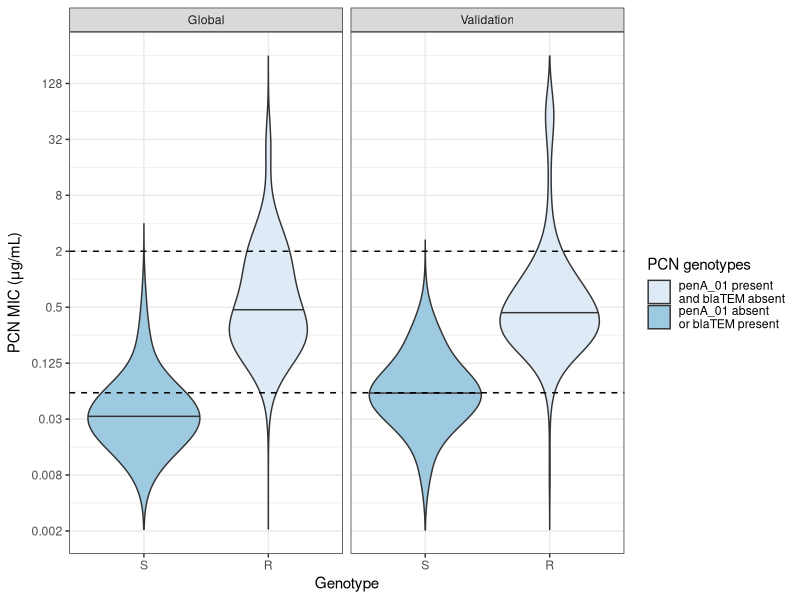
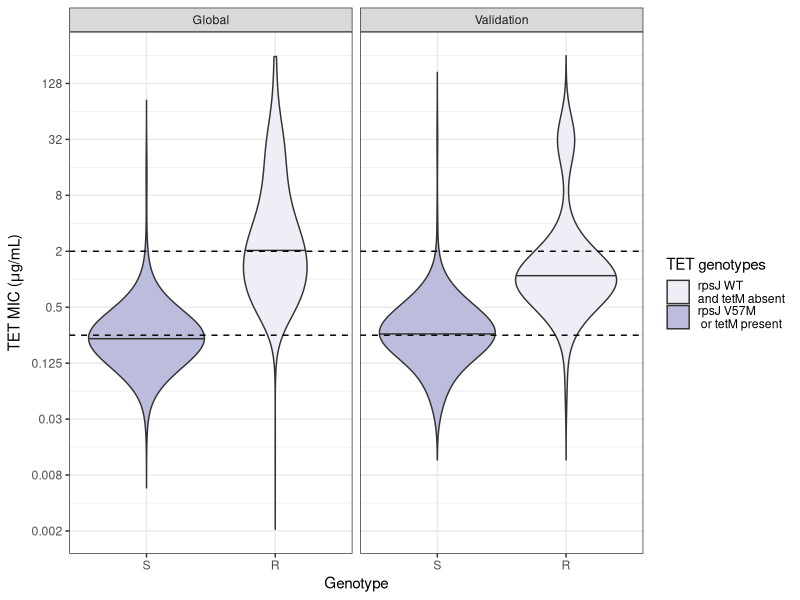
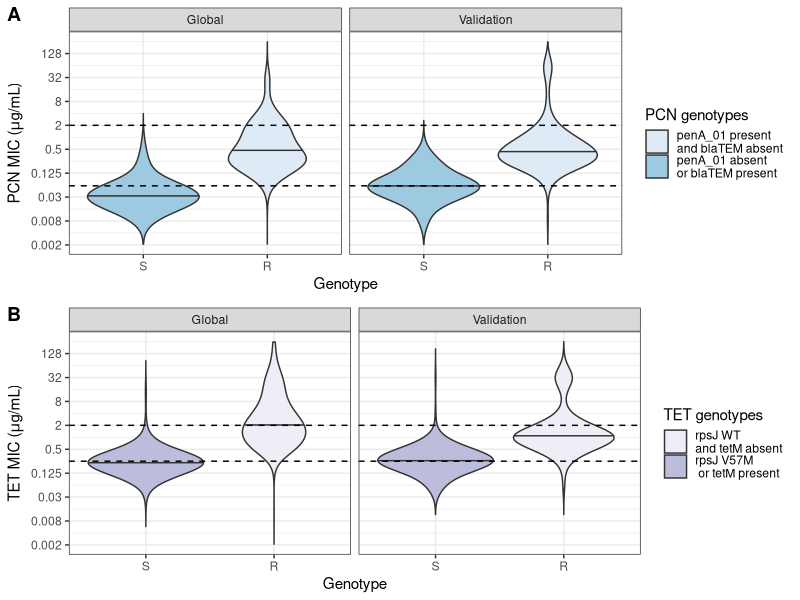
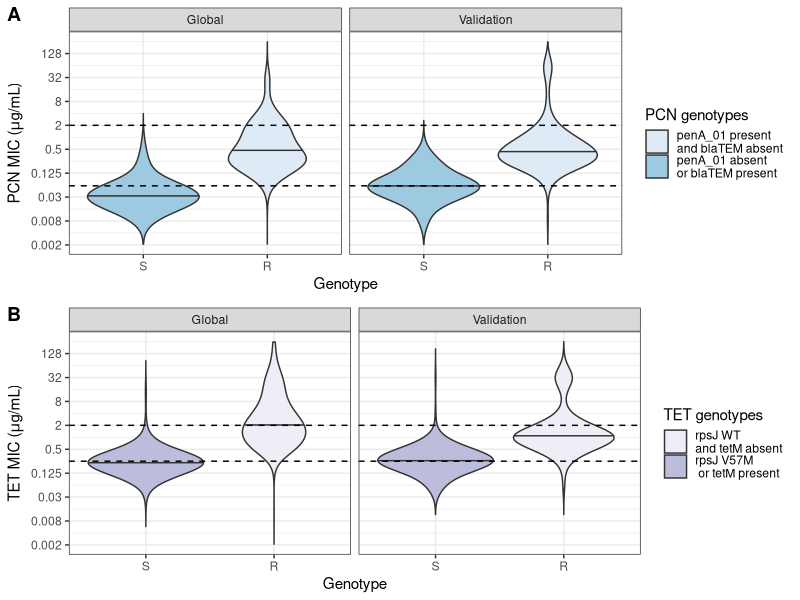

Write the R code that produced these figures, in order.
# If necessary, install the necessary packages
install.packages("tidyverse"); packageVersion("tidyverse") # packageVersion helps you see which version you are running for your analysis
install.packages("cowplot"); packageVersion("cowplot")

# load libraries
library(tidyverse)
library(cowplot)

# read in input data
# Penicillin susceptibility genotypes and phenotypes from publicly available Neisseria gonorrhoeae data curated as part of Mortimer, Zhang et al. 2022.
metadata_pcn <- read_csv("data/MortimerZhang2022_penicillin_genotypes_phenotypes.csv")
# Tetracycline susceptibility genotypes and phenotypes from publicly available Neisseria gonorrhoeae data curated as part of Mortimer, Zhang et al. 2022.
metadata_tet <- read_csv("data/MortimerZhang2022_tetracycline_genotypes_phenotypes.csv")

# quick look at the data
view(metadata_pcn)
glimpse(metadata_pcn) # Basic information about the data structure
view(metadata_tet)
str(metadata_tet) # Another way to look at your data

# violin plot of penicillin MICs

pcn_plot <- metadata_pcn %>% ggplot(aes(x = fct_relevel(PCN_genotype, "S"), y = PCN, fill = PCN_genotype)) + # set aesthetics including releveling factor so that S, I, R are in the correct order
    geom_violin(bw=0.8, draw_quantiles=c(0.5), trim=FALSE) + # choose plot type and set smoothing bandwidth and quartiles to draw
    theme_bw() + # set theme
    xlab("Genotype") + # set x-axis label
    ylab(expression(paste("PCN MIC (", mu, "g/mL)", ))) + # set y-axis label including using the greek letter mu
    scale_fill_brewer(name = "PCN genotypes", labels = c("penA_01 present \nand blaTEM absent", "penA_01 absent \nor blaTEM present")) + # set colors and specify labels for the legend
    scale_y_continuous(trans = 'log2',  # transform y-axis to a log2 scale
                       limits = c(0.002, 256), # set y-axis limits
                       breaks = c(2^-9, 2^-7, 2^-5, 2^-3, 2^-1, 2^1, 2^3, 2^5, 2^7), # set breaks to show on y-axis
                       labels = c(0.002, 0.008, 0.03, 0.125, 0.5, 2, 8, 32, 128)) + # customize labels for the breaks
    geom_hline(yintercept = 0.06, linetype = "dashed") + # add a horizontal line for the susceptibility cutoff
    geom_hline(yintercept = 2, linetype = "dashed") + # add a horizontal line for the resistance cutoff
    facet_wrap(~dataset) # use facet-wrap to create a plot for each dataset

# view the penicillin plot
pcn_plot

# violin plot of tetracycline MICs

tet_plot <- metadata_tet %>% ggplot(aes(x = fct_relevel(TET_genotype, "S"), y = TET, fill = TET_genotype)) + 
    geom_violin(bw=0.8, draw_quantiles=c(0.5), trim=FALSE) +
    theme_bw() + 
    xlab("Genotype") +
    ylab(expression(paste("TET MIC (", mu, "g/mL)", ))) +
    scale_fill_brewer(palette = "Purples", name = "TET genotypes", labels = c("rpsJ WT\nand tetM absent", "rpsJ V57M\n or tetM present")) +
    scale_y_continuous(trans = 'log2', 
                       limits = c(0.002, 256),
                       breaks = c(2^-9, 2^-7, 2^-5, 2^-3, 2^-1, 2^1, 2^3, 2^5, 2^7), 
                       labels = c(0.002, 0.008, 0.03, 0.125, 0.5, 2, 8, 32, 128)) +
    geom_hline(yintercept = 0.25, linetype = "dashed") +
    geom_hline(yintercept = 2, linetype = "dashed") +
    facet_wrap(~dataset)

# view the tetracycline plot
tet_plot

# plot penicillin and tetracycline plots in A and B panels

p <- plot_grid(pcn_plot, tet_plot, labels = c("A","B"), nrow = 2) 

# view the figure with panels
p

# save to .png file
ggsave("figures/abx_genotype_phenotype.png", p, height = 6, width = 6, units = "in")
